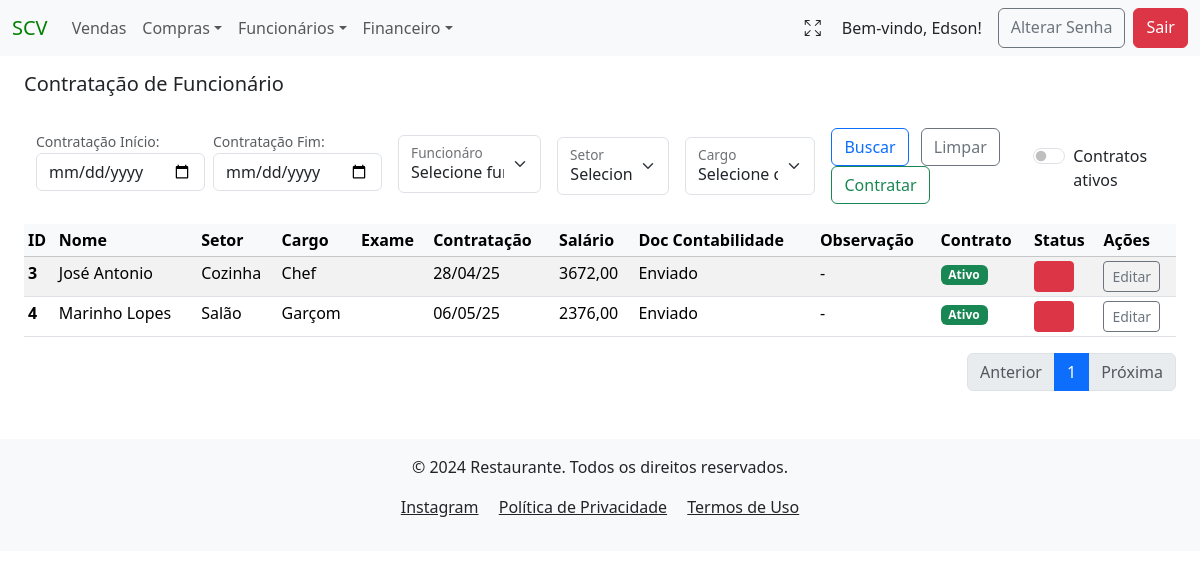
The page /contratacao/ (signed in) on the database as committed earlier.
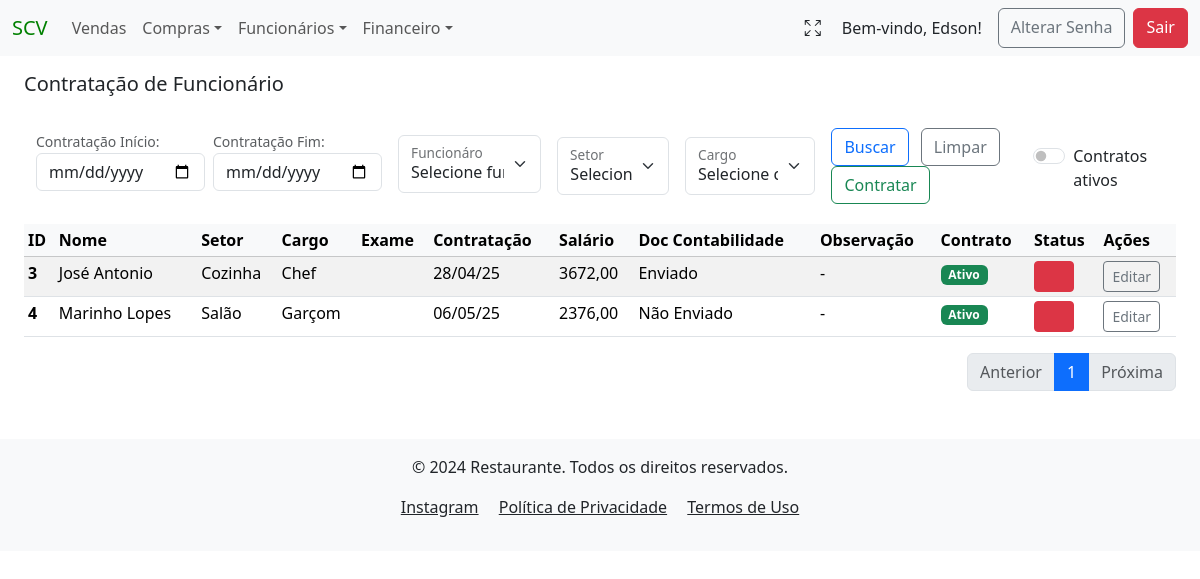
The same page on the database as committed later.
### funcionarios/models.py (models this page shows, shortened)
class Contratacao(models.Model):
    CARGOS_POR_SETOR = {
                    'Administração': ["Gerente Financeiro", "Auxiliar Adm"],
                    'Cozinha': ["Chef", "Cozinheiro", "Cozinheiro Auxiliar"],
                    'Limpeza': ["Faxineira(o)"],
                    'Sushi': ["Peixeiro", "Sushiman", "Sushiman Auxiliar"],
                    'Salão': ["Caixa", "Cumin", "Garçom", "Gerente Geral", "Maitre", "Recepcionista"],
                    'Bar': ["Barman", "Copeiro"],
                    'Vallet': ["Manobrista"]
                    }
    SETOR_CHOICES = [(key, key) for key in CARGOS_POR_SETOR.keys()]
    CARGO_CHOICES = [(value, value) for sublist in CARGOS_POR_SETOR.values() for value in sublist]
    DOC_CONTABILIDADE = [('Enviado', 'Enviado'),
                         ('Não Enviado', 'Não Enviado')]
    tenant = models.ForeignKey(Tenant, on_delete=models.CASCADE)
    created_at = models.DateTimeField(auto_now_add=True)
    nome_funcionario = models.ForeignKey(Cadastro, on_delete=models.PROTECT, verbose_name="Funcionário", null=False)
    setor = models.CharField(verbose_name="Setor", choices=SETOR_CHOICES, max_length=13, null=False, blank=False)
    cargo = models.CharField(verbose_name="Cargo", choices=CARGO_CHOICES, max_length=19, null=False, blank=False)
    data_exame_admissional = models.DateField(verbose_name="Dt Exame Admissional", null=True, blank=True)
    data_contratacao = models.DateField(verbose_name="Data Contratação", null=False, blank=False)
    salario = models.DecimalField(verbose_name="Salário", max_digits=9, decimal_places=2, null=True, blank=True)
    contabilidade_admissional = models.CharField(verbose_name="Doc Contabilidade", choices=DOC_CONTABILIDADE, max_length=11, null=True, blank=True)
    status_admissional = models.BooleanField(verbose_name="Status Rescisão", default=False)
    observacao_admissional = models.CharField(verbose_name="Obs Admissional", max_length=50, null=True, blank=True)
    author = models.ForeignKey(settings.AUTH_USER_MODEL, on_delete=models.PROTECT, blank=False, default=1)
    dt_atualizado = models.DateTimeField(auto_now=True, null=False, blank=False)
    class Meta:
        unique_together = ('nome_funcionario', 'data_contratacao')  # Um funcionário só pode ter uma contratação por data de pagamento
    @property
    def status_rescisao(self):
        return Rescisao.objects.filter(nome_funcionario_id=self.nome_funcionario_id).exists()

class Cadastro(models.Model):
    LIST_BANK = [('Banco do Brasil', 'Banco do Brasil'),
                   ('Banco Original', 'Banco Original'),
                   ('Bradesco', 'Bradesco'),
                   ('Caixa Econômica', 'Caixa Econômica'),
                   ('C6 Bank', 'C6 Bank'),
                   ('Itau', 'Itau'),
                   ('Inter', 'Inter'),
                   ('Neon', 'Neon'),
                   ('Next', 'Next'),
                   ('Nubank', 'Nubank'),
                   ('Santander', 'Santander'),
                   ]
    tenant = models.ForeignKey(Tenant, on_delete=models.CASCADE)
    created_at = models.DateTimeField(auto_now_add=True)
    nome_funcionario = models.CharField(verbose_name="Funcionário", max_length=40 , blank=False, unique=True)
    rg = models.CharField(verbose_name="RG", max_length=14, null=True , blank=True)
    cpf = models.CharField(verbose_name="CPF", max_length=14, null=True , blank=True)
    carteira_trabalho = models.CharField(verbose_name="CTPS", max_length=12, null=True, blank=True)
    endereco = models.CharField(verbose_name="Endereço", max_length=40, null=True, blank=True)
    numero = models.CharField(verbose_name="Número", max_length=255, null=True, blank=True)
    bairro = models.CharField(verbose_name="Bairro", max_length=20, null=True, blank=True)
    cidade = models.CharField(verbose_name="Cidade", max_length=30, null=True, blank=True)
    telefone = models.CharField(verbose_name="Telefone", max_length=13, null=True, blank=True)
    banco = models.CharField(verbose_name="Banco", choices=LIST_BANK, max_length=15, null=True, blank=True)
    agencia = models.CharField(verbose_name="Agencia", max_length=7, null=True, blank=True)
    conta = models.CharField(verbose_name="Conta", max_length=10, null=True, blank=True)
    author = models.ForeignKey(settings.AUTH_USER_MODEL, on_delete=models.PROTECT, blank=False, default=1)
    dt_atualizado = models.DateTimeField(auto_now=True, null=False, blank=False)
    def __str__(self):
        return f"{self.nome_funcionario}"

### funcionarios/views.py (the view)
# urls.py: path('contratacao/', ContratacaoListView.as_view(), name="contratacao_list"),
class ContratacaoListView(LoginRequiredMixin, PermissionRequiredMixin, TenantQuerysetMixin, HandleNoPermissionMixin,ListView):
    model = Contratacao
    template_name = 'funcionarios/contratacao_list.html'  # Garante que o template correto será usado
    permission_required = 'funcionarios.view_contratacao'  # Permissão para visualizar objetos'
    def get_queryset(self):
        tenant = getattr(self.request.user, 'tenant', None)
        queryset = Contratacao.objects.filter(tenant=tenant)
        data_inicio_contratacao = self.request.GET.get('data_inicio_contratacao')
        data_fim_contratacao = self.request.GET.get('data_fim_contratacao')
        if data_inicio_contratacao:
            queryset = queryset.filter(data_contratacao__gte=data_inicio_contratacao)
        if data_fim_contratacao:
            queryset = queryset.filter(data_contratacao__lte=data_fim_contratacao)
        nome_funcionario_contratacao = self.request.GET.get('nome_funcionario')
        if nome_funcionario_contratacao:
            queryset = queryset.filter(id=nome_funcionario_contratacao)
        setor_contratacao = self.request.GET.get('setor')
        if setor_contratacao:
            queryset = queryset.filter(setor=setor_contratacao)
        cargo_contratacao = self.request.GET.get('cargo')
        if cargo_contratacao:
            queryset = queryset.filter(cargo=cargo_contratacao)
        status_rescisao_subquery = Rescisao.objects.filter(nome_funcionario_id=OuterRef('nome_funcionario_id'))
        queryset = queryset.annotate(status_rescisao_exists=Exists(status_rescisao_subquery))
        filtrar_status_contrato = self.request.GET.get('filtrar_status_contrato')
        if filtrar_status_contrato == 'on':  # Quando o switch está ativado
            queryset = queryset.filter(status_rescisao_exists=False)  # Apenas contratações sem rescisão
        return queryset
    def get_context_data(self, **kwargs):
        context = super().get_context_data(**kwargs)
        tenant = getattr(self.request.user, 'tenant', None)
        if tenant:
            tenant = str(tenant).lower().replace(' ', '_')  # Formata o tenant
        context['tenant'] = tenant
        funcionarios = self.get_queryset().order_by('nome_funcionario')  # Ordena a lista de funcionários pelo nome
        paginator = Paginator(funcionarios, 10)  # Exibe 10 registros por página
        page_number = self.request.GET.get('page')
        page_obj = paginator.get_page(page_number)
        context['contratacao_funcionarios_paginados'] = page_obj
        context['contratacao_funcionarios'] = Contratacao.objects.all()
        context['contratacao_setor'] = Contratacao.objects.values_list('setor', flat=True).distinct()
        context['contratacao_cargo'] = Contratacao.objects.values_list('cargo', flat=True).distinct()
        context['filtrar_status_contrato'] = 'filtrar_status_contrato' in self.request.GET  # Passa o estado do switch para o template
        return context

### project/context_processors.py (called while the page is built)
def tenant_context(request):
    return {
        'tenant': request.GET.get('tenant', None),
    }

### users/models.py (called while the page is built)
    def __str__(self):
        return self.name

### funcionarios/templates/funcionarios/contratacao_list.html (shortened to what the changed rows need)
{% extends 'global/base.html' %}
{% block content %}
    {% if contratacao_list %}
        <table class="table table-sm table-striped table-hover mt-3">
            <thead class="table-light">
            <tr>
                <th scope="col">ID</th>
                <th scope="col">Nome</th>
                <th scope="col">Setor</th>
                <th scope="col">Cargo</th>
                <th scope="col">Exame</th>
                <th scope="col">Contratação</th>
                <th scope="col">Salário</th>
                <th scope="col">Doc Contabilidade</th>
                <th scope="col">Observação</th>
                <th scope="col">Contrato</th>
                <th scope="col">Status</th>
                <th scope="col">Ações</th>
            </tr>
            </thead>
            <tbody>
                {% for contratacao in contratacao_list %}
                    <tr>
                        <th scope="row" >{{ contratacao.pk }}</th>
                        <td>{{ contratacao.nome_funcionario }}</td>
                        <td>{{ contratacao.setor| default:"-" }}</td>
                        <td>{{ contratacao.cargo| default:"-" }}</td>
                        <td>{{ contratacao.data_exame_admissional|date:"d/m/y"}}</td>
                        <td>{{ contratacao.data_contratacao|date:"d/m/y" }}</td>
                        <td>{{ contratacao.salario| default:"-" }}</td>
                        <td>{{ contratacao.contabilidade_admissional| default:"-" }}</td>
                        <td>{{ contratacao.observacao_admissional| default:"-" }}</td>
                        <td>
                            {% if contratacao.status_rescisao == False %}
                                <span class="badge bg-success">Ativo</span>
                            {% else %}
                                <span class="badge bg-danger">Rescindido</span>
                            {% endif %}
                        </td>
                        <td>
                            <span
                                class="btn btn-sm
                                {% if contratacao.contabilidade_admissional != "Enviado" or contratacao.data_exame_admissional == None %}
                                    btn-danger
                                {% else %}
                                    btn-success
                                {% endif %}"
                                >&nbsp;&nbsp;&nbsp;&nbsp;&nbsp;&nbsp;
                            </span>
                        </td>
                        <td>
                            {% if perms.funcionarios.change_contratacao %}
                                <a href="{% url 'update_contratacao' pk=contratacao.pk %}?tenant={{ tenant }}" class="btn btn-outline-secondary btn-sm">Editar</a>
                            {% else %}
                                <a class="btn btn-outline-secondary disabled"  href="#" aria-disabled="true">Editar</a>
                            {% endif %}
                        </td>
                    </tr>
                {% endfor %}
            </tbody>
        </table>
    {% else %}
        <div class="container">
            <div class="alert alert-warning mt-3" role="alert">
                Não há registros para esse filtro.
            </div>
        </div>
    {% endif %}
{% endblock content %}

Rows that differ between the two databases and show on the page:
changed Contratacao "Salão": contabilidade_admissional "Enviado" → "Não Enviado"
